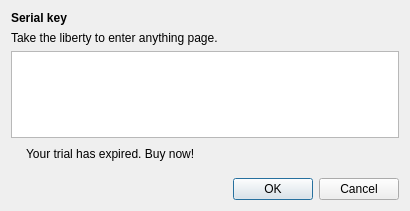
<?xml version="1.0" encoding="UTF-8"?>
<ui version="4.0">
 <class>ActivationDialog</class>
 <widget class="QDialog" name="ActivationDialog">
  <property name="geometry">
   <rect>
    <x>0</x>
    <y>0</y>
    <width>410</width>
    <height>211</height>
   </rect>
  </property>
  <property name="windowTitle">
   <string>Activate Synergy</string>
  </property>
  <layout class="QVBoxLayout" name="verticalLayout">
   <item>
    <widget class="QLabel" name="label">
     <property name="font">
      <font>
       <weight>75</weight>
       <bold>true</bold>
      </font>
     </property>
     <property name="text">
      <string>Serial key</string>
     </property>
    </widget>
   </item>
   <item>
    <widget class="QLabel" name="label_5">
     <property name="text">
      <string>&lt;html&gt;&lt;head/&gt;&lt;body&gt;&lt;p&gt;Take the liberty to enter anything&lt;/span&gt;&lt;/a&gt; page.&lt;/p&gt;&lt;/body&gt;&lt;/html&gt;</string>
     </property>
     <property name="openExternalLinks">
      <bool>true</bool>
     </property>
    </widget>
   </item>
   <item>
    <widget class="QTextEdit" name="m_pTextEditSerialKey">
     <property name="enabled">
      <bool>true</bool>
     </property>
     <property name="tabChangesFocus">
      <bool>true</bool>
     </property>
     <property name="html">
      <string>&lt;!DOCTYPE HTML PUBLIC &quot;-//W3C//DTD HTML 4.0//EN&quot; &quot;http://www.w3.org/TR/REC-html40/strict.dtd&quot;&gt;
&lt;html&gt;&lt;head&gt;&lt;meta name=&quot;qrichtext&quot; content=&quot;1&quot; /&gt;&lt;style type=&quot;text/css&quot;&gt;
p, li { white-space: pre-wrap; }
&lt;/style&gt;&lt;/head&gt;&lt;body style=&quot; font-family:'Sans'; font-size:10pt; font-weight:400; font-style:normal;&quot;&gt;
&lt;p style=&quot;-qt-paragraph-type:empty; margin-top:0px; margin-bottom:0px; margin-left:0px; margin-right:0px; -qt-block-indent:0; text-indent:0px;&quot;&gt;&lt;br /&gt;&lt;/p&gt;&lt;/body&gt;&lt;/html&gt;</string>
     </property>
     <property name="acceptRichText">
      <bool>false</bool>
     </property>
    </widget>
   </item>
   <item>
    <widget class="QWidget" name="m_trialWidget" native="true">
     <layout class="QHBoxLayout" name="horizontalLayout_5">
      <property name="leftMargin">
       <number>2</number>
      </property>
      <property name="topMargin">
       <number>0</number>
      </property>
      <property name="rightMargin">
       <number>0</number>
      </property>
      <property name="bottomMargin">
       <number>8</number>
      </property>
      <item>
       <widget class="QLabel" name="label_3">
        <property name="text">
         <string/>
        </property>
        <property name="pixmap">
         <pixmap resource="Synergy.qrc">:/res/icons/16x16/money.png</pixmap>
        </property>
       </widget>
      </item>
      <item>
       <widget class="QLabel" name="m_trialLabel">
        <property name="text">
         <string>&lt;html&gt;&lt;head/&gt;&lt;body&gt;&lt;p&gt;Your trial has expired. &lt;a href=&quot;http://symless.com/pricing?src=gui&quot;&gt;&lt;span style=&quot; text-decoration: underline; color:#0000ff;&quot;&gt;Buy now!&lt;/span&gt;&lt;/a&gt;&lt;/p&gt;&lt;/body&gt;&lt;/html&gt;</string>
        </property>
        <property name="openExternalLinks">
         <bool>true</bool>
        </property>
       </widget>
      </item>
      <item>
       <spacer name="horizontalSpacer">
        <property name="orientation">
         <enum>Qt::Horizontal</enum>
        </property>
        <property name="sizeHint" stdset="0">
         <size>
          <width>40</width>
          <height>20</height>
         </size>
        </property>
       </spacer>
      </item>
     </layout>
    </widget>
   </item>
   <item>
    <widget class="QDialogButtonBox" name="buttonBox">
     <property name="orientation">
      <enum>Qt::Horizontal</enum>
     </property>
     <property name="standardButtons">
      <set>QDialogButtonBox::Cancel|QDialogButtonBox::Ok</set>
     </property>
    </widget>
   </item>
  </layout>
 </widget>
 <tabstops>
  <tabstop>m_pTextEditSerialKey</tabstop>
 </tabstops>
 <resources>
  <include location="Synergy.qrc"/>
 </resources>
 <connections>
  <connection>
   <sender>buttonBox</sender>
   <signal>accepted()</signal>
   <receiver>ActivationDialog</receiver>
   <slot>accept()</slot>
   <hints>
    <hint type="sourcelabel">
     <x>248</x>
     <y>254</y>
    </hint>
    <hint type="destinationlabel">
     <x>157</x>
     <y>274</y>
    </hint>
   </hints>
  </connection>
  <connection>
   <sender>buttonBox</sender>
   <signal>rejected()</signal>
   <receiver>ActivationDialog</receiver>
   <slot>reject()</slot>
   <hints>
    <hint type="sourcelabel">
     <x>316</x>
     <y>260</y>
    </hint>
    <hint type="destinationlabel">
     <x>286</x>
     <y>274</y>
    </hint>
   </hints>
  </connection>
 </connections>
</ui>
